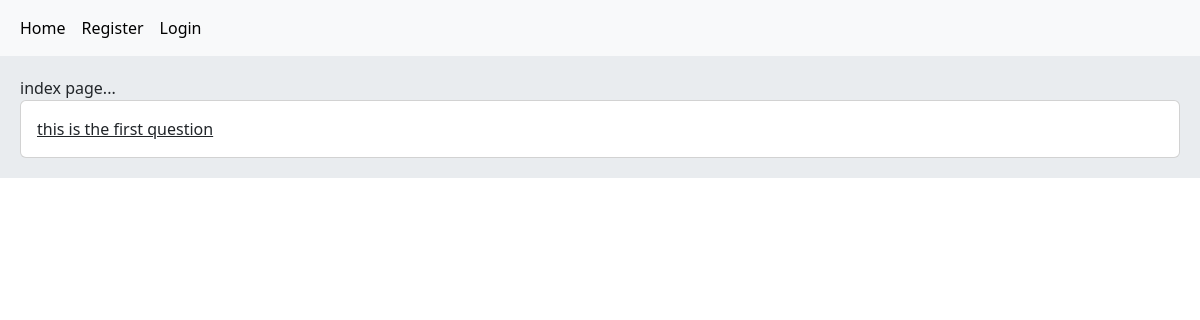
The app's page /, older data.
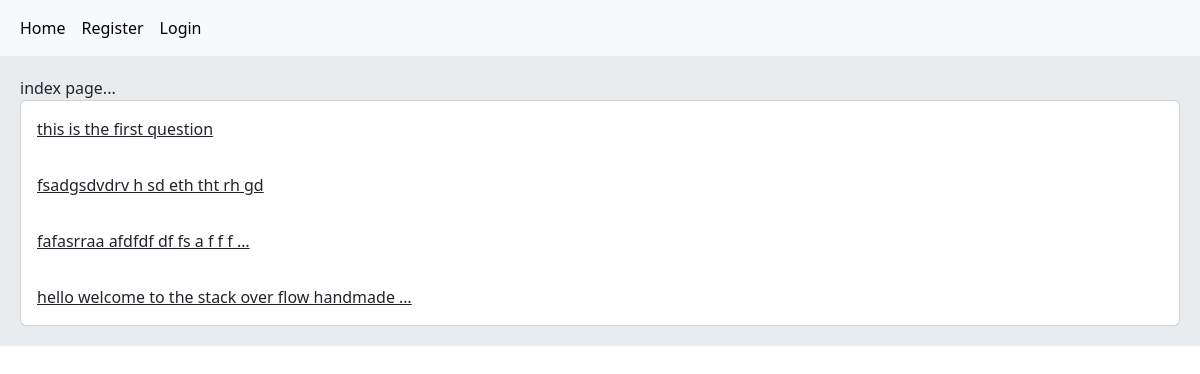
The same page, newer data.
### home/models.py (models this page shows, shortened)
class Post(models.Model):
    user = models.ForeignKey(User, on_delete=models.CASCADE)
    body = models.TextField()
    slug = models.SlugField()
    created = models.DateTimeField(auto_now_add=True)
    updated = models.DateTimeField(auto_now=True)
    def get_absolute_url(self):
        return reverse('home:post_detail', args=(self.id, self.slug))

### home/views.py (the view)
# urls.py: path('', views.HomeView.as_view(), name='home'),
class HomeView(View):
    def get(self, request):
        post = Post.objects.all()
        return render(request, 'home/index.html', {'posts': post})

### home/templates/home/index.html
{% extends 'base.html' %}
{% block content %}
    index page...
    <div class="card">
        {% for post in posts %}
            <a href="{{ post.get_absolute_url }}" class="card-body">{{ post.body|truncatewords:8 }}</a>
        {% endfor %}
    </div>
{% endblock %}

Row changes from the older to the newer data that the page shows:
added Post: body "fsadgsdvdrv h sd eth tht rh gd"
added Post: body "fafasrraa afdfdf df fs a f f f …"
added Post: body "hello welcome to the stack over flow handmade …"
